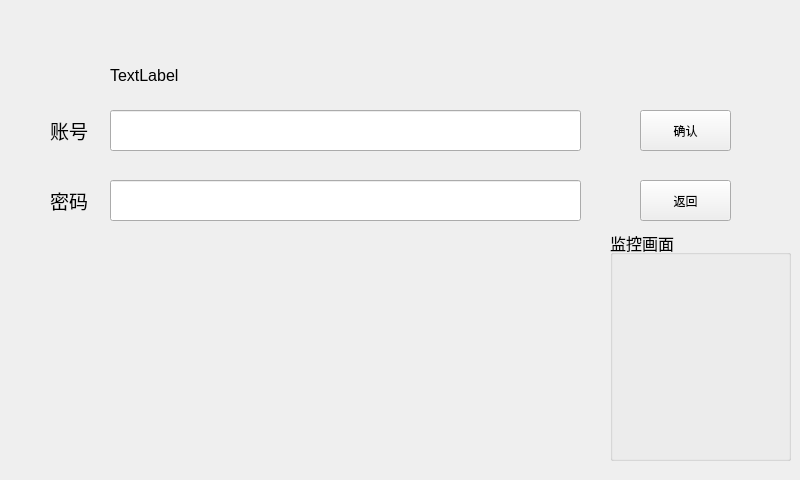
<?xml version="1.0" encoding="UTF-8"?>
<ui version="4.0">
 <class>Manage</class>
 <widget class="QWidget" name="Manage">
  <property name="geometry">
   <rect>
    <x>0</x>
    <y>0</y>
    <width>800</width>
    <height>480</height>
   </rect>
  </property>
  <property name="windowTitle">
   <string>Form</string>
  </property>
  <widget class="QLineEdit" name="UserLine">
   <property name="geometry">
    <rect>
     <x>110</x>
     <y>110</y>
     <width>471</width>
     <height>41</height>
    </rect>
   </property>
  </widget>
  <widget class="QLabel" name="label">
   <property name="geometry">
    <rect>
     <x>50</x>
     <y>110</y>
     <width>51</width>
     <height>41</height>
    </rect>
   </property>
   <property name="font">
    <font>
     <family>Arial</family>
     <pointsize>14</pointsize>
    </font>
   </property>
   <property name="text">
    <string>账号</string>
   </property>
  </widget>
  <widget class="QLabel" name="label_2">
   <property name="geometry">
    <rect>
     <x>50</x>
     <y>180</y>
     <width>54</width>
     <height>41</height>
    </rect>
   </property>
   <property name="font">
    <font>
     <family>Arial</family>
     <pointsize>14</pointsize>
    </font>
   </property>
   <property name="text">
    <string>密码</string>
   </property>
  </widget>
  <widget class="QLineEdit" name="passwdLine">
   <property name="geometry">
    <rect>
     <x>110</x>
     <y>180</y>
     <width>471</width>
     <height>41</height>
    </rect>
   </property>
  </widget>
  <widget class="key" name="widget" native="true">
   <property name="geometry">
    <rect>
     <x>50</x>
     <y>240</y>
     <width>551</width>
     <height>221</height>
    </rect>
   </property>
  </widget>
  <widget class="QGroupBox" name="groupBox">
   <property name="geometry">
    <rect>
     <x>610</x>
     <y>230</y>
     <width>181</width>
     <height>231</height>
    </rect>
   </property>
   <property name="font">
    <font>
     <family>Arial</family>
     <pointsize>12</pointsize>
    </font>
   </property>
   <property name="title">
    <string>监控画面</string>
   </property>
  </widget>
  <widget class="QPushButton" name="sureBt">
   <property name="geometry">
    <rect>
     <x>640</x>
     <y>110</y>
     <width>91</width>
     <height>41</height>
    </rect>
   </property>
   <property name="text">
    <string>确认</string>
   </property>
  </widget>
  <widget class="QPushButton" name="retBt">
   <property name="geometry">
    <rect>
     <x>640</x>
     <y>180</y>
     <width>91</width>
     <height>41</height>
    </rect>
   </property>
   <property name="text">
    <string>返回</string>
   </property>
  </widget>
  <widget class="QLabel" name="errorLabe">
   <property name="geometry">
    <rect>
     <x>110</x>
     <y>50</y>
     <width>461</width>
     <height>51</height>
    </rect>
   </property>
   <property name="font">
    <font>
     <family>Arial</family>
     <pointsize>12</pointsize>
    </font>
   </property>
   <property name="text">
    <string>TextLabel</string>
   </property>
  </widget>
 </widget>
 <customwidgets>
  <customwidget>
   <class>key</class>
   <extends>QWidget</extends>
   <header>key.h</header>
   <container>1</container>
  </customwidget>
 </customwidgets>
 <resources/>
 <connections/>
</ui>
